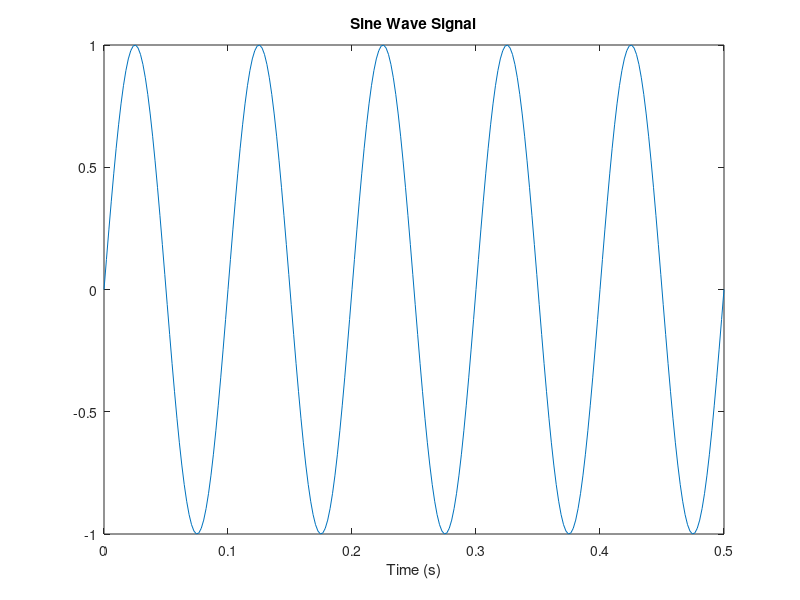
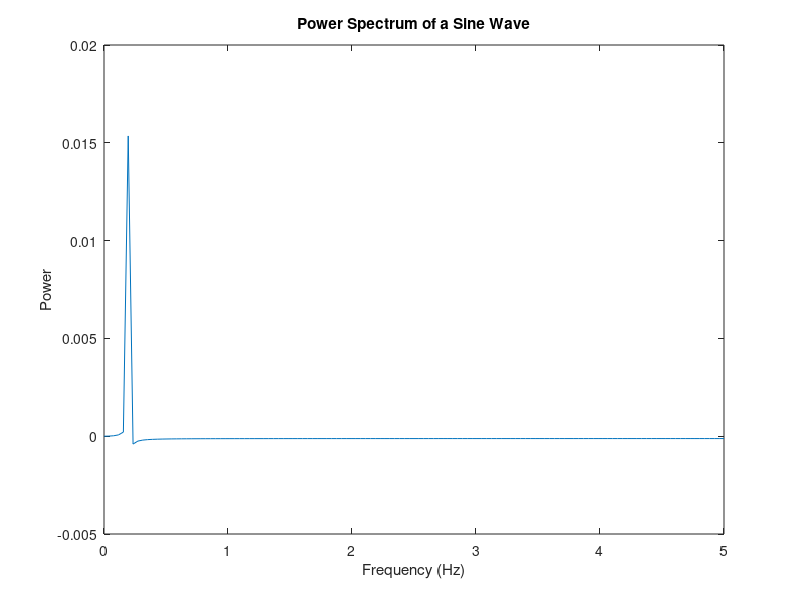

Reproduce these figures in MATLAB, in order.
% math_fft_01.m

% Fast Fourier Transform: decomposing a time series into
%  frequency components

% Ian Cooper
% email: ian.cooper@sydney.edu.au
% School of Physics, University of Sydney
% 180712 / Matlab version R2018a

% DOING PHYSICS WITH MATLAB 
%    https://d-arora.github.io/Doing-Physics-With-Matlab/

clear 
close all
clc

% INPUTS / FUNCTION y(t) ==============================================

N = 256;
t = linspace(0,0.5,N);
h = sin(2*pi*10*t);

Ts = t(2)-t(1);
fs = 10;
Ws = 2*pi/Ts;
H = fft(h);
Hp = H(1:N/2+1).*Ts;
f = fs .* (0:N/2)/N;


% Generate the plot, title and labels.
figure(1);
plot(t,h);
title('Sine Wave Signal');
xlabel('Time (s)');

figure(2);
plot(f,Hp);
title('Power Spectrum of a Sine Wave');
xlabel('Frequency (Hz)');
ylabel('Power');
